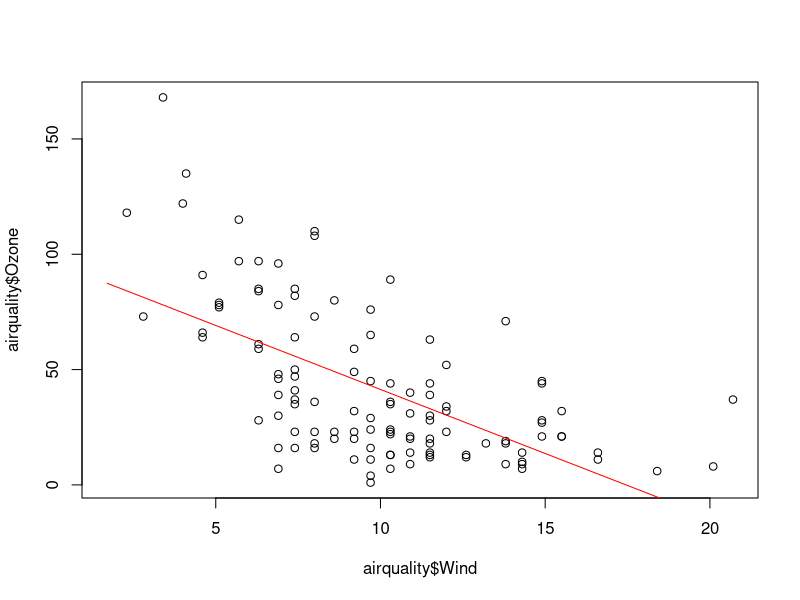
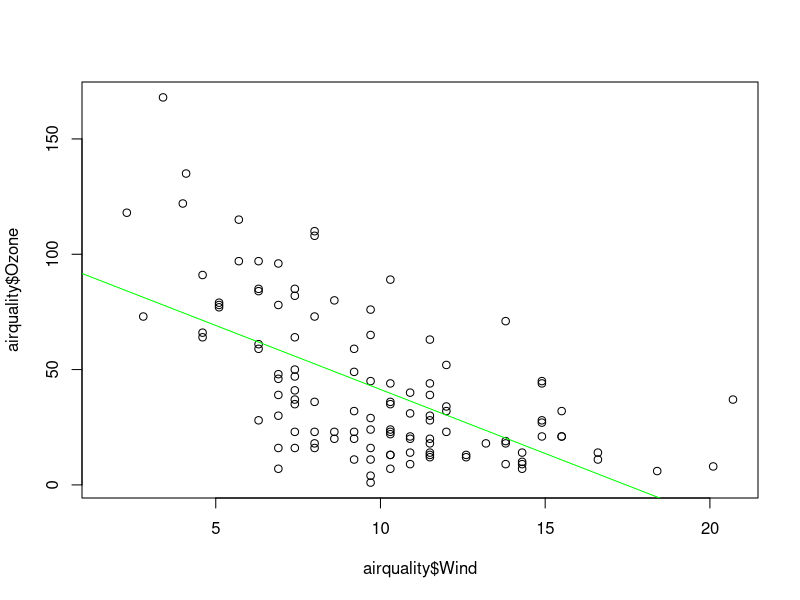

Recreate these plots in R, in order.
plot(x = airquality$Wind, y = airquality$Ozone)

l = lm(data = airquality, formula = Ozone ~Wind) 
x0 = min(airquality$Wind)
x1 = max(airquality$Wind)
y0 = l$coefficients['(Intercept)'] + x0 * l$coefficients['Wind']
y1 = l$coefficients['(Intercept)'] + x1 * l$coefficients['Wind']


lines(x = c(x0, x1), y = c(y0, y1), type = 'l', col='red')



#Reposta Professor
plot(x=airquality$Wind, y=airquality$Ozone)
r<- lm(data=airquality, formula=Ozone~Wind)

abline(r,col='green')
